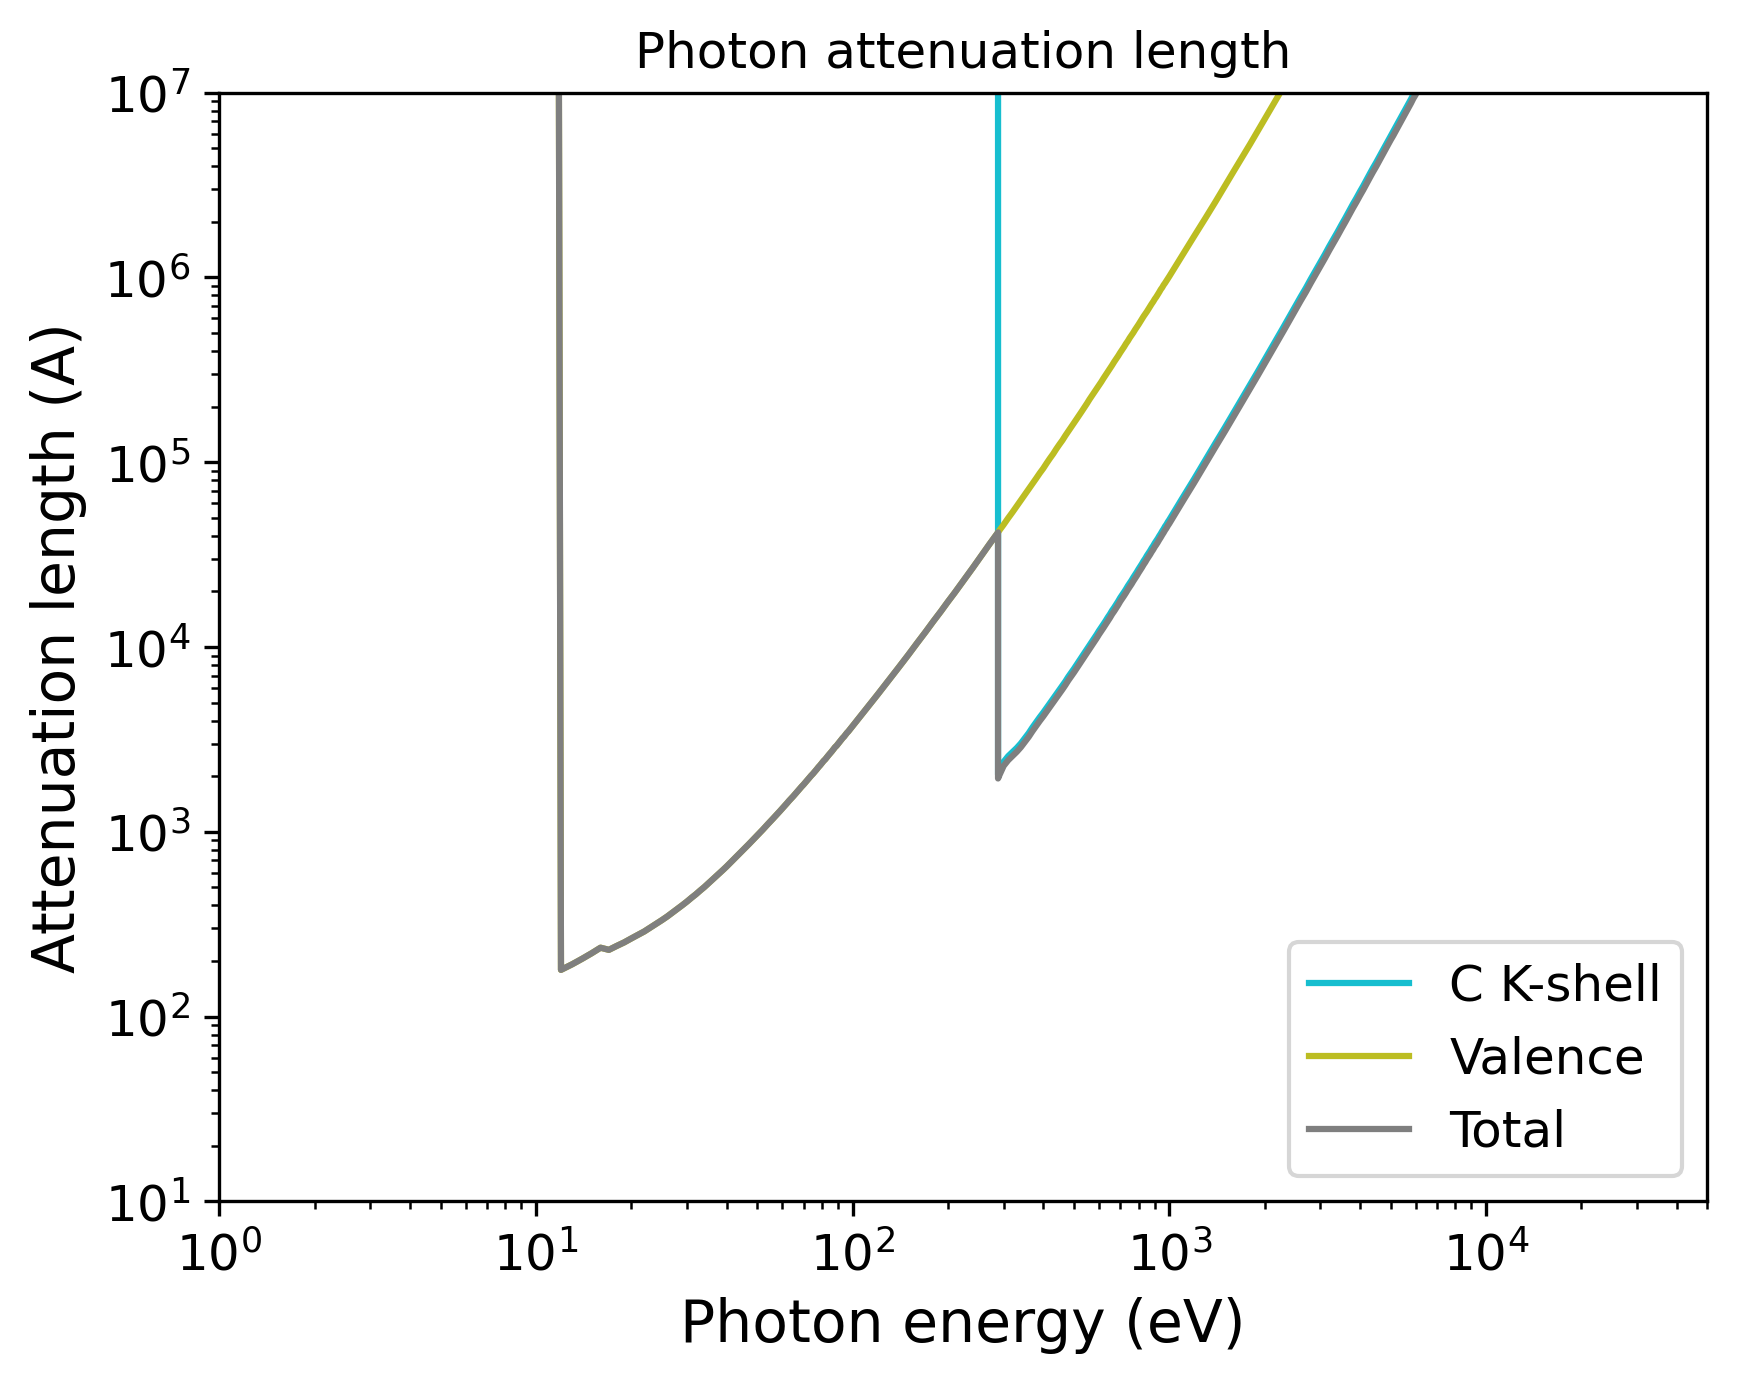

Python code for this plot:
import pandas as pd
import numpy as np
import matplotlib.pyplot as plt
import matplotlib.cm as cm
# Set the format:
plt.xlabel("Photon energy (eV)", fontsize=14)
plt.ylabel("Attenuation length (A)", fontsize=14)
plt.xticks(fontsize=12)
plt.yticks(fontsize=12)
plt.grid(False)
# Set the axes:
# Read the output file:
df = pd.read_csv(r"OUTPUT_Polystyrene_Photon_IMFP.dat", sep=r'\s+', header=None, comment="#", skipinitialspace=True)
plt.xscale("log")
plt.yscale("log")
# Prepare the plot:
columns_to_plot = [ 1, 2, 3]
labels = [ "C K-shell", "Valence", "Total"]
# Create N distinct colors from a colormap
N = len(columns_to_plot)
colors = plt.cm.tab10(np.linspace(1, 0, 10))
# Set line styles:
linestyles = [ "-", "-", "-"]
for i, col in enumerate(columns_to_plot):
    color = colors[i % len(colors)]
    ls    = linestyles[i % len(linestyles)]
    label = labels[i % len(labels)]
    plt.plot(df.iloc[:, 0], df.iloc[:, col],
    color=color,
    label=label,
    linestyle=ls)
plt.xlim(1.00000000,50000.00000000)
plt.ylim(10.00000000,10000000.00000000)
plt.title("Photon attenuation length")
plt.legend(loc="best", fontsize=12)
# Save the plot in this format:
plt.savefig("OUTPUT_MFP_photon.png", dpi=300, bbox_inches="tight")
